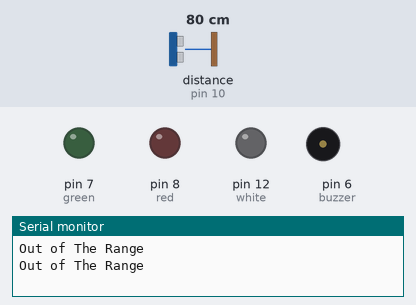
Bench run of a sketch on a simulated Arduino Uno, built with avr-gcc and run on an emulated ATmega328P. Parts: output pins drawn as LEDs (lit = HIGH), buzzer (waves = sounding), the last lines printed to the serial monitor. Wiring (inferred from the names in the program): ultrasonic range finder: trigger pin 9; echo pin 10. Inputs (shaded band) come from the test bench; at power-on: distance to the obstacle (sensor on pin 10) 80 cm. The echo pulse lasts 58.3 µs per cm; pins used as bus, display or sensor lines are not drawn.

Above: at 1.8 s.
1.9 s: distance to the obstacle (sensor on pin 10) set to 45 cm
3.4 s: distance to the obstacle (sensor on pin 10) set to 39 cm
At 5.2 s:
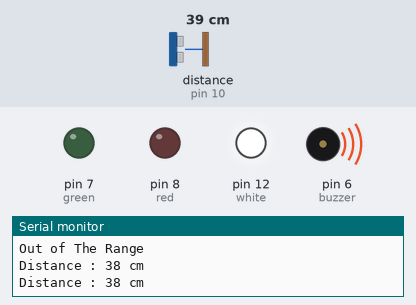
5.5 s: distance to the obstacle (sensor on pin 10) set to 24 cm
7.2 s: distance to the obstacle (sensor on pin 10) set to 20 cm
At 8.6 s:
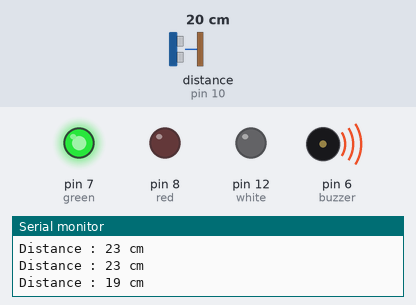
9.5 s: distance to the obstacle (sensor on pin 10) set to 13 cm
11.2 s: distance to the obstacle (sensor on pin 10) set to 10 cm
At 13.1 s:
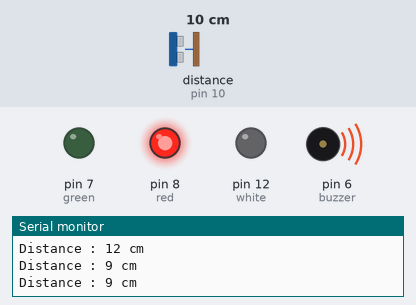
Timing chart, 0 to 14.5 s (numbered marks = the images above; inputs shaded):
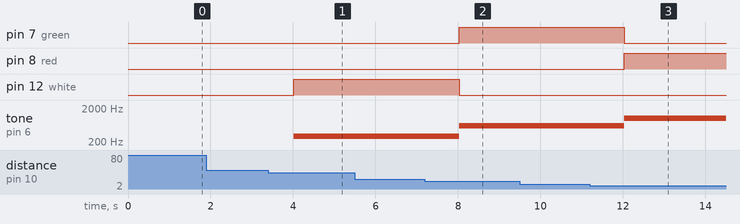

Measured:
- the behaviour switches between 42 and 41 cm on distance to the obstacle (sensor on pin 10) (found by bisection; images 0 and 1)
- the behaviour switches between 22 and 21 cm on distance to the obstacle (sensor on pin 10) (found by bisection; images 1 and 2)
- the behaviour switches between 12 and 11 cm on distance to the obstacle (sensor on pin 10) (found by bisection; images 2 and 3)
- after the input at 3.4 s, pin 12 (white): LOW → HIGH after 0.62 s; tone on pin 6 (buzzer): silent → 300 Hz after 0.62 s
- after the input at 7.2 s, pin 7 (green): LOW → HIGH after 0.83 s; pin 12 (white): HIGH → LOW after 0.83 s; tone on pin 6 (buzzer): 300 Hz → 600 Hz after 0.83 s
- after the input at 11.2 s, pin 7 (green): HIGH → LOW after 0.84 s; pin 8 (red): LOW → HIGH after 0.84 s; tone on pin 6 (buzzer): 600 Hz → 1000 Hz after 0.84 s

The sketch:

CSE-323_Project_Distance_Measure_With_Led_Alarm.ino
```cpp
const int trigPin = 9;
const int echoPin = 10;

#define red 8
#define green 7
#define white 12

#define buzzer 6


long duration;
int distance;
int sound =1000;

  void setup()
{
    pinMode(trigPin, OUTPUT);
    pinMode(echoPin, INPUT);

    pinMode(red,OUTPUT);
    pinMode(green,OUTPUT);
    pinMode(white,OUTPUT);

    pinMode(buzzer, OUTPUT);

    Serial.begin(9600);

}


   void loop()
  {
      digitalWrite(trigPin, LOW);
      delayMicroseconds(2);

      digitalWrite(trigPin, HIGH);
      delayMicroseconds(10);

      digitalWrite(trigPin, LOW);
      duration = pulseIn(echoPin, HIGH);

      distance= duration*0.034/2;


        if (distance > 0 && distance <= 10)
       {
           digitalWrite(red, HIGH);
           sound = 1000 ;


       }
         else {
                 digitalWrite(red,LOW);
              }

        if (distance > 10 && distance <= 20)
       {
           digitalWrite(green, HIGH);
           sound =  600   ;
       }
         else {
                 digitalWrite(green,LOW);
              }

        if (distance > 20 && distance <= 40)
       {
           digitalWrite(white, HIGH);
           sound =   300  ;


       }
         else {
                 digitalWrite(white,LOW);
              }


       if (distance > 40 || distance <= 0)
      {
           Serial.println("Out of The Range");
           noTone(buzzer);

      }
        else
         {
           Serial.print("Distance : ");
           Serial.print(distance);
           Serial.println(" cm");
           tone(buzzer, sound);

         }

       delay(1000);


}
```
